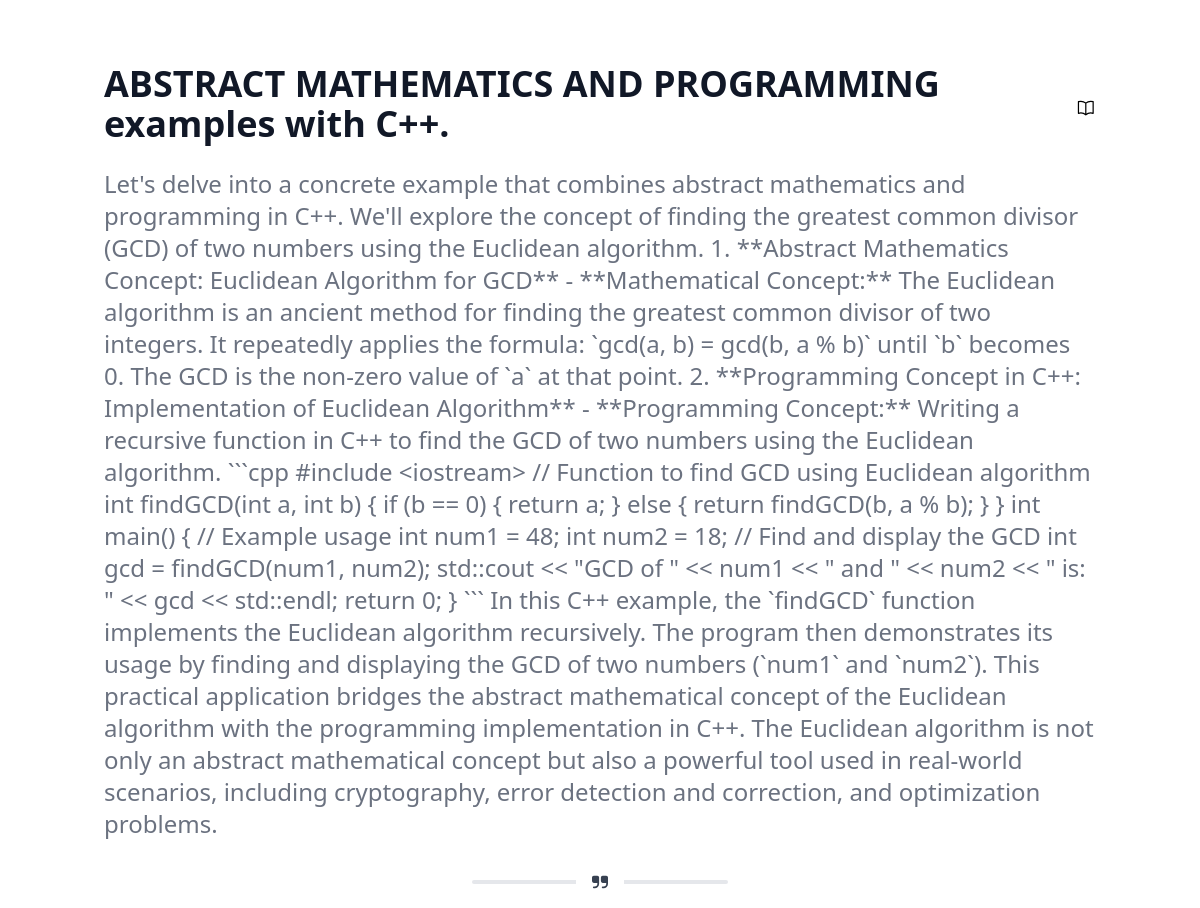
/lesson/4/, run on the app's committed database.
### lms_app/models.py (models this page shows, shortened)
class Lesson(models.Model):
    title = models.CharField(max_length=100)
    content = models.TextField(default="")
    course = models.ForeignKey(Course, on_delete=models.CASCADE)

### lms_app/views.py (the view)
# urls.py: path('lesson/<int:lesson_id>/', views.lesson_detail, name='lesson_detail'),
def lesson_detail(request, lesson_id):
    lesson = get_object_or_404(Lesson, pk=lesson_id)
    return render(request, 'lesson_detail.html', {'lesson': lesson})

### lms_app/templates/lesson_detail.html (shortened to what this page needs)
{% extends 'Layout.html' %}
{% block content %}
<div class="container mx-auto pt-[4rem] p-4 rounded-md">
            <div class="flex flex-row justify-between items-center mb-4">
                <div class="flex items-center mb-2">
                    <h3 class="text-4xl font-bold text-gray-900">{{ lesson.title }}</h3>
                </div>
            </div>
            <p class="text-gray-500 text-2xl">{{ lesson.content }}</p>
            <div class="inline-flex items-center mt-8 justify-center w-full">
                <div class="absolute px-4 -translate-x-1/2 bg-white left-1/2 dark:bg-gray-900">
                </div>
            </div>
</div>
{% endblock %}

### lms_app/templates/Layout.html (style rules this page uses)
* { margin: 0; padding: 0; box-sizing: border-box; }

### data on the page
Lesson: title "ABSTRACT MATHEMATICS AND PROGRAMMING examples with C++.", content "Let's delve into a concrete example that combines abstract mathematics and programming in C++. We'll explore the concept of finding the greatest common divisor (GCD) of two numbers using the Euclidean algorithm. 1. **Abstract Mathematics Concept: Euclidean Algorithm for GCD** - **Mathematical Concept:** The Euclidean algorithm is an ancient method for finding the greatest common divisor of two integers. It repeatedly applies the formula: `gcd(a, b) = gcd(b, a % b)` until `b` becomes 0. The GCD is the non-zero value of `a` at that point. 2. **Programming Concept in C++: Implementation of Euclidean Algorithm** - **Programming Concept:** Writing a recursive function in C++ to find the GCD of…"
